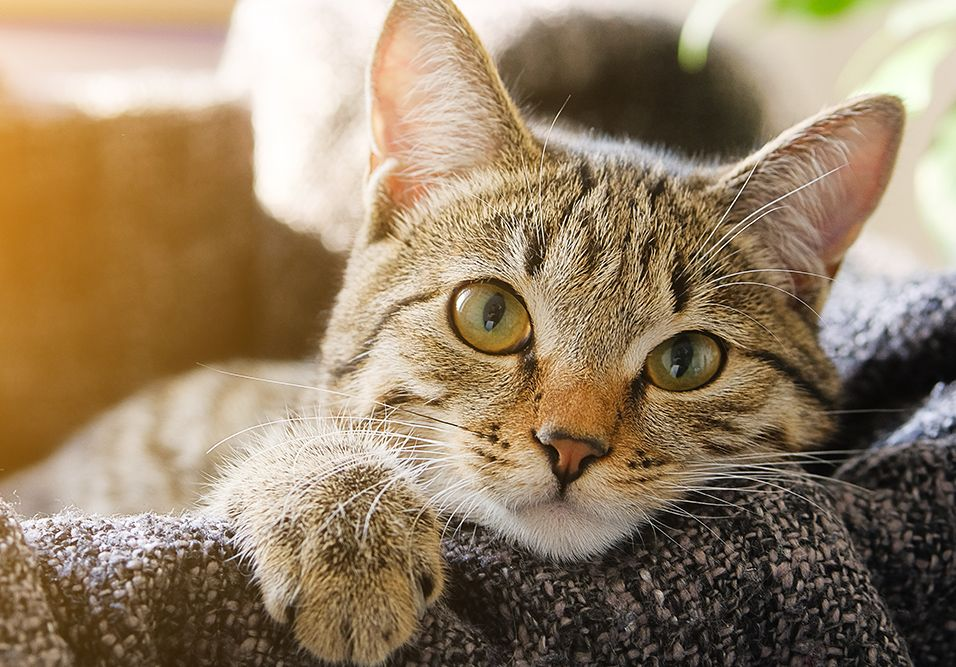
#> input picture chat.jpg, 956 x 667 px
$ python read.py
#> lines starting #> are read from the running program, lines starting #| are printed output that depends on the picture; after the words box and inside, x2 and y2 are one past the last pixel; in counts of white or black regions, pixels touching at a corner belong together
import cv2 as cv
import numpy as np


def empty(a):
    pass

 #enleve les index uniques : reduit les contours inutiles
def checkio(data):
    for index in range(len(data) - 1, -1, -1):
        if data.count(data[index]) == 1:
            del data[index]
    return data

cv.namedWindow("TrackBars")
cv.resizeWindow("TrackBars",840,240)
cv.createTrackbar("Treshold Min","TrackBars",0,255,empty) #55
cv.createTrackbar("Dilatation","TrackBars",0,10,empty) # 3

while True:

    img = cv.imread('chat.jpg')
#> img is the input picture: shape (667, 956, 3); mean B, G, R 103.1, 129.3, 149.9
    t_value = cv.getTrackbarPos("Treshold Min","TrackBars")
    d_value = cv.getTrackbarPos("Dilatation","TrackBars")

    #image en nuance de gris
    img_gray = cv.cvtColor(img, cv.COLOR_BGR2GRAY)
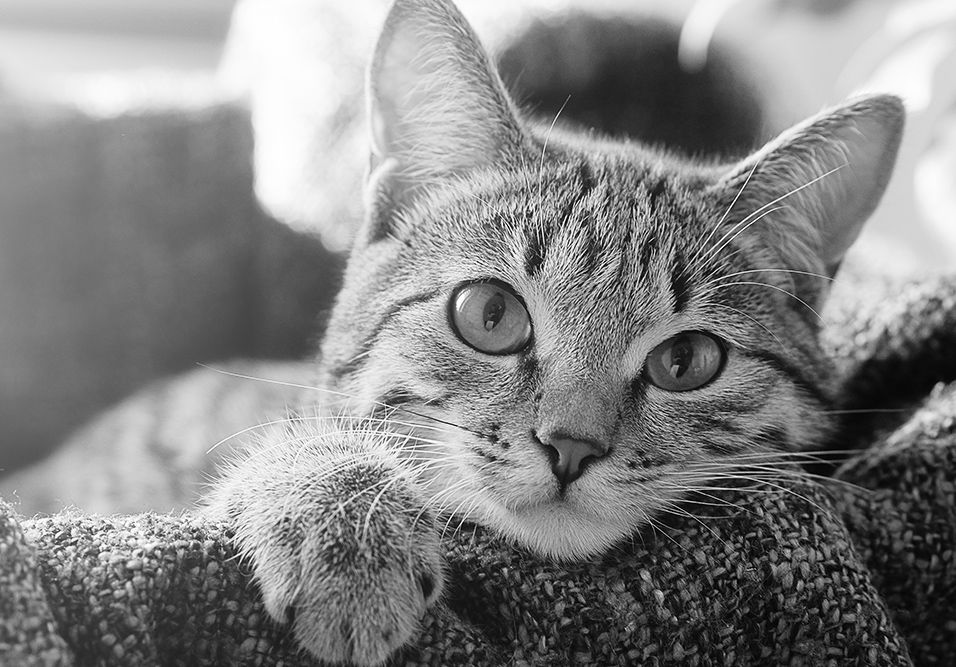
#> img_gray: shape (667, 956); min 0, max 255, mean 132.5

    #applique une valeur de seuil pour 1 pixel si inferieur blanc sinon noir
    #Trouver une technnique pour definir le seuil
    #Moyenne des couleurs situés au centre de l'image ?
    #voir pour un slider
    ret,th = cv.threshold(img_gray,t_value,200,cv.THRESH_BINARY)
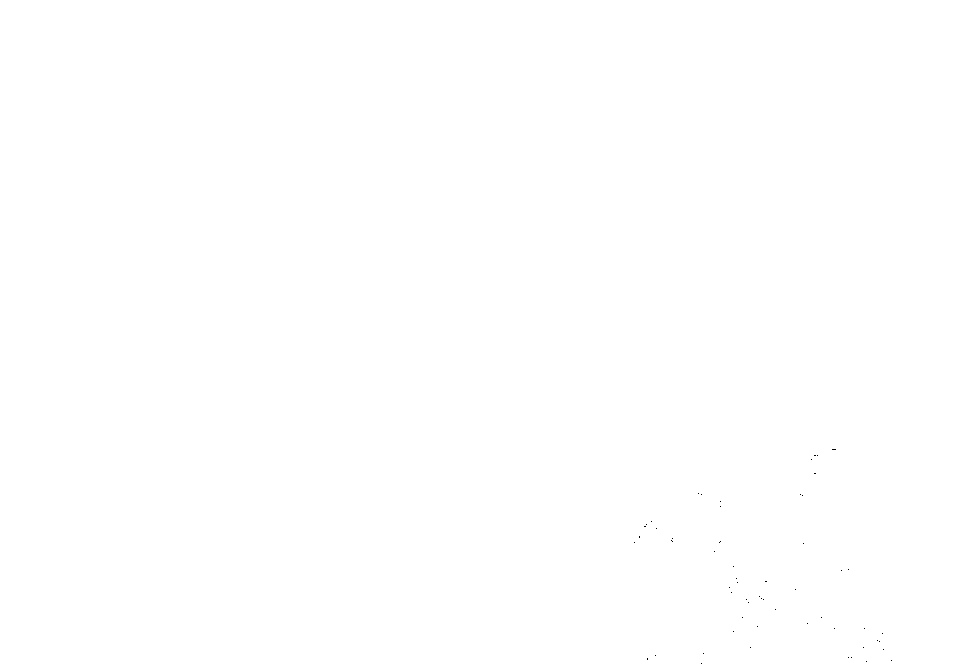
#> th: shape (667, 956); values 0 (black) and 200 (white), 100% white; black in thin lines or dots, all inside (x1, y1, x2, y2) = (634, 449, 892, 664)
#> ret = 0

    #définit la grille
    kernel = np.ones((d_value,d_value),np.uint8)

    #suppression du bruit, fais grossir les zones lumineuses ou assombris à l'inverse
    th_dilation = cv.dilate(th,kernel,iterations = 1)
#> th_dilation: shape (667, 956); every value is 200

    contours, hierarchy = cv.findContours(th_dilation,
                                        cv.RETR_TREE,
                                        cv.CHAIN_APPROX_SIMPLE)
#> contours = [[[0, 0], [0, 666], [955, 666], [955, 0]]]


    #draw time
    print('contours = ' + str(len(contours)))
#| contours = 1
    print('hierarchy = ' + str(len(hierarchy[0])))
#| hierarchy = 1

    tempTab = []
    index = 0

    # Pour explication ce lien :  https://docs.opencv.org/3.4/d9/d8b/tutorial_py_contours_hierarchy.html

    for i in range(len(hierarchy[0])):
        if (hierarchy[0][i][3] != 0 and hierarchy[0][i][3] != -1  and hierarchy[0][i][2] == -1  ): #Pour affiner la recherche enlever le dernier enfant
            tempTab.append(hierarchy[0][i][3])
            index = index + 1
#> this loop made 1 pass
#> after the loop, index = 0; tempTab = []

    FinalTab = checkio(tempTab)
#> FinalTab = []


    #enleve les doublons du tableau
    nonDuplicate =  list(dict.fromkeys(FinalTab))
#> nonDuplicate = []

    print('nonDuplicate = ' + str(nonDuplicate))
#| nonDuplicate = []

    #print(tempTab)
    #r1, r2 = sorted(contours, key=cv.contourArea)[-3:-1]
    #print(np.r_[r1, r2])

    for i in range(len(nonDuplicate)):
        if(cv.contourArea(contours[nonDuplicate[i]]) >= 7000):
            print("Coordonnées rectangle" + str(cv.contourArea(contours[nonDuplicate[i]])))
            x, y, w, h = cv.boundingRect(contours[nonDuplicate[i]])
            cv.rectangle(img, (x, y), (x + w, y + h), (0, 0, 255), 2)
#> this loop made 0 passes

    #Nombre total de pixels
    whole_area = th_dilation.size
#> whole_area = 637652

    #Nombre de pixels dans la partie blanche
    white_area = cv.countNonZero(th_dilation)
#> white_area = 637652

    #Nombre de pixels dans la partie noire
    black_area = whole_area - white_area
#> black_area = 0

    #Afficher chaque pourcentage
    #print('White_Area =' + str(white_area / whole_area * 100) + ' %')
    #print('Black_Area =' + str(black_area / whole_area * 100) + ' %')


    cv.imshow('carrote',img)
    cv.imshow('th_dilation', th_dilation)

    cv.waitKey(1)

$ run again, with carrote.jpg copied over chat.jpg
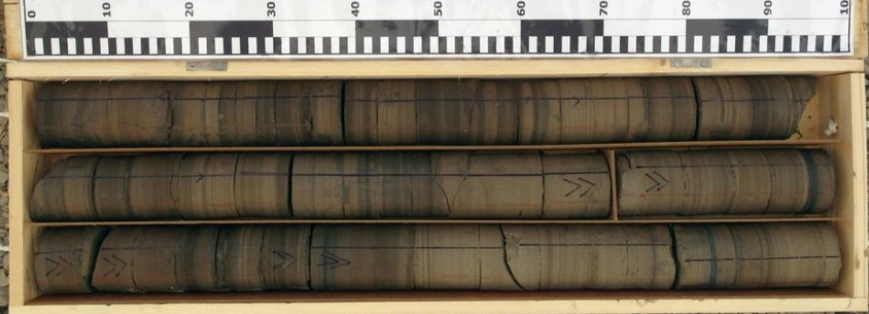
#> input picture carrote.jpg, 869 x 314 px
#> img is the input picture: shape (314, 869, 3); mean B, G, R 85.5, 103.7, 114.5
#> `img_gray = cv.cvtColor(img, cv.COLOR_BGR2GRAY)`:
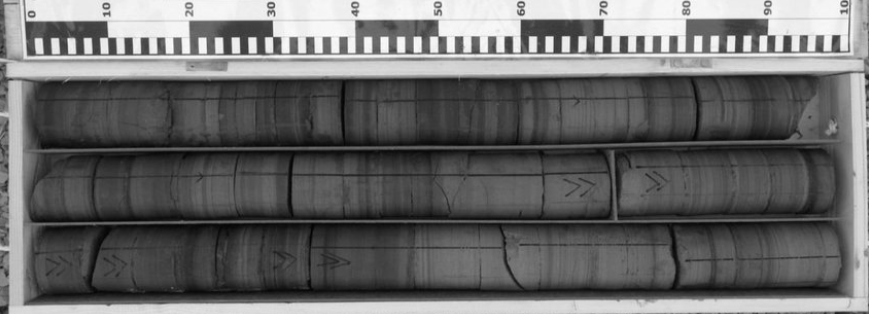
#> img_gray: shape (314, 869); min 2, max 255, mean 104.9
#> th: shape (314, 869); every value is 200
#> ret = 0
#> contours = [[[0, 0], [0, 313], [868, 313], [868, 0]]]
#| contours = 1
#| hierarchy = 1
#> the loop `for i in range(len(hierarchy[0])):` made 1 pass
#> after the loop `for i in range(len(hierarchy[0])):`: index = 0; tempTab = []
#| nonDuplicate = []
#> white_area = 272866
#> black_area = 0
